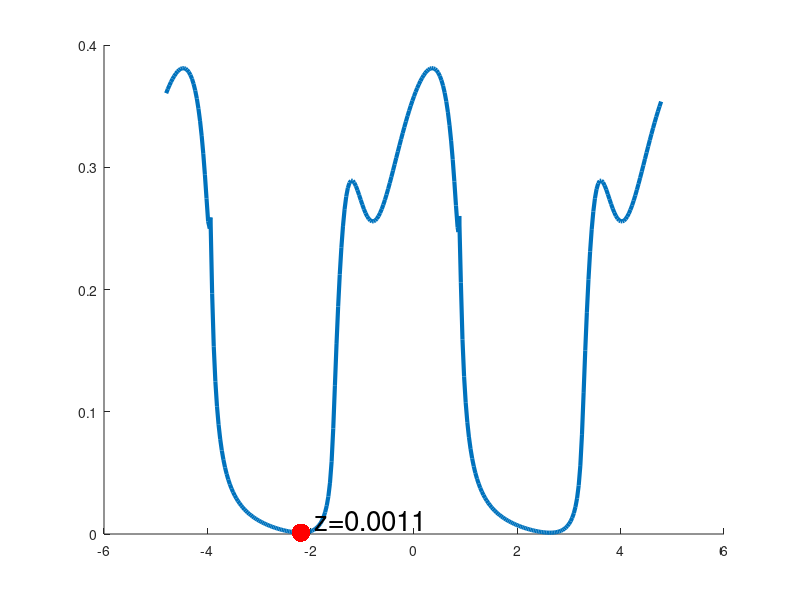

Write the MATLAB code that produced this figure. (Note: this script raises an error after producing the figure.)
clear all;

% loading c_dot data
load('example05_c_dot.mat');

N = size(item_size, 2) / 2;

%% plotting z(c(t))

% coefficient for removing too large z (see code below)
z_multiplier = 3;

% array for all t
all_t = [];

% array for all z
all_z = [];

figure;
hold on;

% array of lines
curves = [];

% min points pentagrams
min_points = [];

% minimal values
min_values = [];

% loop over data
for i = 1:(2 * N)
    % obtaining number of cs and array of cs
    s = item_size(i);
    c_item_array = [];
    
    if s == 1
        c_item_array(:, 1) = c_array(i, :, 1)';
        c_item_array(:, 2) = c_array(i, :, 1)';
    else
        c_item_array(:, :) = c_array(i, :, 1:s);
    end
    
    % z_value for this data
    z_item_value_orig = z_value(i, 1:s);
    
    % difference in c from the first point
    c_diff = c_item_array - [c_item_array(:,1) c_item_array(:,1:(s - 1))];
    
    % sum of dc1, dc2, dc3, ...
    % equal to t1, t2, t3, ...
    c_len_pos = cumsum(sqrt(diag(c_diff' * c_diff)));
    
    % removing too large values z
    % criteria: z < median(z) * multiplier
    z_threshold = median(z_item_value_orig) * z_multiplier;
    
    % need to stop plotting at s_curve to remove too large z
    [~, s_curve] = max(z_item_value_orig > z_threshold);
    if s_curve == 1
        s_curve = s;
    end
    
    % current t and z(c(t)) values
    t_values = c_len_pos(1:s_curve);
    z_values = z_item_value_orig(1:s_curve);

    if(rem(i, 2) == 0)
        % 2 items done, direction -1
        direction = -1;
    else
        % 1 item done, direction +1
        direction = +1;
    end
    
    all_t(end + 1 : end + s_curve) = t_values * direction;
    all_z(end + 1 : end + s_curve) = z_values;
    
    if(rem(i, 2) == 0)
        % 2 items done, direction -1
        % sorting all
        [all_t, idx] = sort(all_t);
        all_z = all_z(idx);
        
        % calculating minimal z value
        [value, idx] = min(all_z);
        
        if i / 2 == 1
            style = '-';
        else
            style = '--';
        end
        
        plot_line = plot(all_t, all_z, style, 'linewidth', 3);
        plot_min = plot(all_t(idx), all_z(idx), '.', 'MarkerSize', 40, 'color', 'red');
        
        text(all_t(idx), all_z(idx) + 0.01, sprintf('  z=%.4f', min(all_z)), 'fontsize', 20);
        
        curves(end + 1) = plot_line;
        min_points(end + 1) = plot_min;
        min_values(end + 1) = min(all_z);
        
        %title('$z(c(t))$ curves for connected components', 'Interpreter', 'latex');
        
        all_t = [];
        all_z = [];
    end
end

[hleg, objh] = legend([curves(1), curves(2), min_points(1)], {'CC 1', 'CC 2', ...
    'Minimum for CC'},'location','northwest');
hleg.FontSize = 20;
set(gca,'linewidth',1.5);
ax = gca;
ax.FontSize = 16; 
xlim([-3 3]);
set(hleg.BoxFace, 'ColorType','truecoloralpha', 'ColorData',uint8(255*[1;1;1;.5]));

for h = 1:length(objh)
    if isprop(objh(h), 'FontSize')
        objh(h).FontSize = hleg.FontSize - 3;
    end
    
    if size(objh(h).Children) == 0
        continue
    end
    child = objh(h).Children(1);
    if isprop(child, 'MarkerSize')
        objh(h).Children(1).MarkerSize = 12;
    end
end

xlabel('t', 'Interpreter', 'latex', 'fontsize', 25);
ylabel('$z(c(t))$', 'Interpreter', 'latex', 'fontsize', 25);